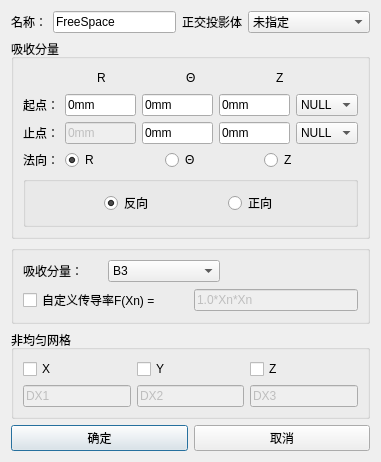
<?xml version="1.0" encoding="UTF-8"?>
<ui version="4.0">
 <class>Dialog_FreeDlg</class>
 <widget class="QDialog" name="Dialog_FreeDlg">
  <property name="windowModality">
   <enum>Qt::ApplicationModal</enum>
  </property>
  <property name="geometry">
   <rect>
    <x>0</x>
    <y>0</y>
    <width>381</width>
    <height>448</height>
   </rect>
  </property>
  <property name="minimumSize">
   <size>
    <width>0</width>
    <height>0</height>
   </size>
  </property>
  <property name="maximumSize">
   <size>
    <width>16777215</width>
    <height>16777215</height>
   </size>
  </property>
  <property name="windowTitle">
   <string>吸收边界</string>
  </property>
  <layout class="QGridLayout" name="gridLayout">
   <item row="0" column="0">
    <layout class="QHBoxLayout" name="horizontalLayout">
     <item>
      <widget class="QLabel" name="Label_Name">
       <property name="sizePolicy">
        <sizepolicy hsizetype="Fixed" vsizetype="Fixed">
         <horstretch>0</horstretch>
         <verstretch>0</verstretch>
        </sizepolicy>
       </property>
       <property name="text">
        <string>名称：</string>
       </property>
      </widget>
     </item>
     <item>
      <widget class="QLineEdit" name="LineEdit_Name">
       <property name="sizePolicy">
        <sizepolicy hsizetype="Preferred" vsizetype="Fixed">
         <horstretch>0</horstretch>
         <verstretch>0</verstretch>
        </sizepolicy>
       </property>
       <property name="text">
        <string>FreeSpace</string>
       </property>
      </widget>
     </item>
     <item>
      <widget class="QLabel" name="Label_Shadow">
       <property name="sizePolicy">
        <sizepolicy hsizetype="Fixed" vsizetype="Preferred">
         <horstretch>0</horstretch>
         <verstretch>0</verstretch>
        </sizepolicy>
       </property>
       <property name="text">
        <string>正交投影体</string>
       </property>
      </widget>
     </item>
     <item>
      <widget class="StyledComboBox" name="ComboBox_Shadow">
       <property name="enabled">
        <bool>true</bool>
       </property>
       <property name="maximumSize">
        <size>
         <width>16777215</width>
         <height>16777215</height>
        </size>
       </property>
       <item>
        <property name="text">
         <string>未指定</string>
        </property>
       </item>
      </widget>
     </item>
    </layout>
   </item>
   <item row="1" column="0">
    <widget class="QGroupBox" name="groupBox_Port">
     <property name="sizePolicy">
      <sizepolicy hsizetype="Preferred" vsizetype="Preferred">
       <horstretch>0</horstretch>
       <verstretch>0</verstretch>
      </sizepolicy>
     </property>
     <property name="title">
      <string>吸收分量</string>
     </property>
     <property name="flat">
      <bool>true</bool>
     </property>
     <layout class="QGridLayout" name="gridLayout_4">
      <item row="1" column="0">
       <layout class="QHBoxLayout" name="horizontalLayout_start">
        <item>
         <widget class="QLabel" name="label_start">
          <property name="text">
           <string>起点：</string>
          </property>
         </widget>
        </item>
        <item>
         <widget class="QLineEdit" name="LineEdit_start_x">
          <property name="text">
           <string>0mm</string>
          </property>
         </widget>
        </item>
        <item>
         <widget class="QLineEdit" name="LineEdit_start_y">
          <property name="text">
           <string>0mm</string>
          </property>
         </widget>
        </item>
        <item>
         <widget class="QLineEdit" name="LineEdit_start_z">
          <property name="text">
           <string>0mm</string>
          </property>
         </widget>
        </item>
        <item>
         <widget class="StyledComboBox" name="ComboBox_start">
          <property name="sizePolicy">
           <sizepolicy hsizetype="Expanding" vsizetype="Fixed">
            <horstretch>0</horstretch>
            <verstretch>0</verstretch>
           </sizepolicy>
          </property>
          <item>
           <property name="text">
            <string>NULL</string>
           </property>
          </item>
         </widget>
        </item>
       </layout>
      </item>
      <item row="5" column="0">
       <layout class="QHBoxLayout" name="horizontalLayout_2">
        <item>
         <widget class="QLabel" name="label">
          <property name="sizePolicy">
           <sizepolicy hsizetype="Fixed" vsizetype="Preferred">
            <horstretch>0</horstretch>
            <verstretch>0</verstretch>
           </sizepolicy>
          </property>
          <property name="text">
           <string>法向：</string>
          </property>
         </widget>
        </item>
        <item>
         <widget class="QRadioButton" name="radioButton_x">
          <property name="text">
           <string>R</string>
          </property>
          <property name="checked">
           <bool>true</bool>
          </property>
         </widget>
        </item>
        <item>
         <widget class="QRadioButton" name="radioButton_y">
          <property name="text">
           <string>Θ</string>
          </property>
         </widget>
        </item>
        <item>
         <widget class="QRadioButton" name="radioButton_z">
          <property name="text">
           <string>Z</string>
          </property>
         </widget>
        </item>
       </layout>
      </item>
      <item row="3" column="0">
       <layout class="QHBoxLayout" name="horizontalLayout_end">
        <item>
         <widget class="QLabel" name="label_end">
          <property name="text">
           <string>止点：</string>
          </property>
         </widget>
        </item>
        <item>
         <widget class="QLineEdit" name="LineEdit_end_x">
          <property name="enabled">
           <bool>false</bool>
          </property>
          <property name="text">
           <string>0mm</string>
          </property>
         </widget>
        </item>
        <item>
         <widget class="QLineEdit" name="LineEdit_end_y">
          <property name="text">
           <string>0mm</string>
          </property>
         </widget>
        </item>
        <item>
         <widget class="QLineEdit" name="LineEdit_end_z">
          <property name="text">
           <string>0mm</string>
          </property>
         </widget>
        </item>
        <item>
         <widget class="StyledComboBox" name="ComboBox_end">
          <property name="sizePolicy">
           <sizepolicy hsizetype="Expanding" vsizetype="Fixed">
            <horstretch>0</horstretch>
            <verstretch>0</verstretch>
           </sizepolicy>
          </property>
          <item>
           <property name="text">
            <string>NULL</string>
           </property>
          </item>
         </widget>
        </item>
       </layout>
      </item>
      <item row="0" column="0">
       <layout class="QHBoxLayout" name="horizontalLayout_5">
        <item>
         <spacer name="horizontalSpacer_4">
          <property name="orientation">
           <enum>Qt::Horizontal</enum>
          </property>
          <property name="sizeHint" stdset="0">
           <size>
            <width>40</width>
            <height>20</height>
           </size>
          </property>
         </spacer>
        </item>
        <item>
         <widget class="QLabel" name="label_X">
          <property name="text">
           <string>R</string>
          </property>
         </widget>
        </item>
        <item>
         <spacer name="horizontalSpacer_5">
          <property name="orientation">
           <enum>Qt::Horizontal</enum>
          </property>
          <property name="sizeHint" stdset="0">
           <size>
            <width>40</width>
            <height>20</height>
           </size>
          </property>
         </spacer>
        </item>
        <item>
         <widget class="QLabel" name="label_Y">
          <property name="text">
           <string>Θ</string>
          </property>
         </widget>
        </item>
        <item>
         <spacer name="horizontalSpacer_6">
          <property name="orientation">
           <enum>Qt::Horizontal</enum>
          </property>
          <property name="sizeHint" stdset="0">
           <size>
            <width>40</width>
            <height>20</height>
           </size>
          </property>
         </spacer>
        </item>
        <item>
         <widget class="QLabel" name="label_Z">
          <property name="text">
           <string>Z</string>
          </property>
         </widget>
        </item>
        <item>
         <spacer name="horizontalSpacer_7">
          <property name="orientation">
           <enum>Qt::Horizontal</enum>
          </property>
          <property name="sizeHint" stdset="0">
           <size>
            <width>40</width>
            <height>20</height>
           </size>
          </property>
         </spacer>
        </item>
       </layout>
      </item>
      <item row="4" column="0">
       <spacer name="verticalSpacer_18">
        <property name="orientation">
         <enum>Qt::Vertical</enum>
        </property>
        <property name="sizeHint" stdset="0">
         <size>
          <width>20</width>
          <height>40</height>
         </size>
        </property>
       </spacer>
      </item>
      <item row="2" column="0">
       <spacer name="verticalSpacer_17">
        <property name="orientation">
         <enum>Qt::Vertical</enum>
        </property>
        <property name="sizeHint" stdset="0">
         <size>
          <width>20</width>
          <height>40</height>
         </size>
        </property>
       </spacer>
      </item>
      <item row="6" column="0">
       <widget class="QGroupBox" name="groupBox_2">
        <property name="sizePolicy">
         <sizepolicy hsizetype="Expanding" vsizetype="Expanding">
          <horstretch>0</horstretch>
          <verstretch>0</verstretch>
         </sizepolicy>
        </property>
        <property name="title">
         <string/>
        </property>
        <property name="flat">
         <bool>true</bool>
        </property>
        <layout class="QGridLayout" name="gridLayout_5">
         <item row="0" column="0">
          <layout class="QHBoxLayout" name="horizontalLayout_4">
           <item>
            <spacer name="horizontalSpacer">
             <property name="orientation">
              <enum>Qt::Horizontal</enum>
             </property>
             <property name="sizeHint" stdset="0">
              <size>
               <width>40</width>
               <height>20</height>
              </size>
             </property>
            </spacer>
           </item>
           <item>
            <widget class="QRadioButton" name="radioButton_opposite">
             <property name="text">
              <string>反向</string>
             </property>
             <property name="checked">
              <bool>true</bool>
             </property>
            </widget>
           </item>
           <item>
            <spacer name="horizontalSpacer_3">
             <property name="orientation">
              <enum>Qt::Horizontal</enum>
             </property>
             <property name="sizeHint" stdset="0">
              <size>
               <width>40</width>
               <height>20</height>
              </size>
             </property>
            </spacer>
           </item>
           <item>
            <widget class="QRadioButton" name="radioButton_forward">
             <property name="text">
              <string>正向</string>
             </property>
            </widget>
           </item>
           <item>
            <spacer name="horizontalSpacer_2">
             <property name="orientation">
              <enum>Qt::Horizontal</enum>
             </property>
             <property name="sizeHint" stdset="0">
              <size>
               <width>40</width>
               <height>20</height>
              </size>
             </property>
            </spacer>
           </item>
          </layout>
         </item>
        </layout>
       </widget>
      </item>
     </layout>
    </widget>
   </item>
   <item row="2" column="0">
    <widget class="QGroupBox" name="groupBox_Port2">
     <property name="title">
      <string/>
     </property>
     <property name="flat">
      <bool>true</bool>
     </property>
     <layout class="QGridLayout" name="gridLayout_3">
      <item row="0" column="0">
       <widget class="QLabel" name="label_2">
        <property name="text">
         <string>吸收分量：</string>
        </property>
       </widget>
      </item>
      <item row="1" column="2" colspan="2">
       <widget class="QLineEdit" name="LineEdit_vport">
        <property name="enabled">
         <bool>false</bool>
        </property>
        <property name="text">
         <string>1.0*Xn*Xn</string>
        </property>
       </widget>
      </item>
      <item row="0" column="1" colspan="2">
       <widget class="StyledComboBox" name="ComboBox_Absorption">
        <property name="sizePolicy">
         <sizepolicy hsizetype="Maximum" vsizetype="Fixed">
          <horstretch>0</horstretch>
          <verstretch>0</verstretch>
         </sizepolicy>
        </property>
        <property name="currentIndex">
         <number>7</number>
        </property>
        <property name="maxCount">
         <number>8</number>
        </property>
        <property name="modelColumn">
         <number>0</number>
        </property>
        <item>
         <property name="text">
          <string>TRANSVERSE</string>
         </property>
        </item>
        <item>
         <property name="text">
          <string>ALL</string>
         </property>
        </item>
        <item>
         <property name="text">
          <string>E1</string>
         </property>
        </item>
        <item>
         <property name="text">
          <string>E2</string>
         </property>
        </item>
        <item>
         <property name="text">
          <string>E3</string>
         </property>
        </item>
        <item>
         <property name="text">
          <string>B1</string>
         </property>
        </item>
        <item>
         <property name="text">
          <string>B2</string>
         </property>
        </item>
        <item>
         <property name="text">
          <string>B3</string>
         </property>
        </item>
       </widget>
      </item>
      <item row="1" column="0" colspan="2">
       <widget class="QCheckBox" name="checkBox_vport">
        <property name="text">
         <string>自定义传导率F(Xn) =</string>
        </property>
       </widget>
      </item>
     </layout>
    </widget>
   </item>
   <item row="3" column="0">
    <widget class="QGroupBox" name="groupBox">
     <property name="title">
      <string>非均匀网格</string>
     </property>
     <layout class="QGridLayout" name="gridLayout_2">
      <item row="0" column="0">
       <spacer name="verticalSpacer_8">
        <property name="orientation">
         <enum>Qt::Vertical</enum>
        </property>
        <property name="sizeHint" stdset="0">
         <size>
          <width>20</width>
          <height>40</height>
         </size>
        </property>
       </spacer>
      </item>
      <item row="4" column="0">
       <spacer name="verticalSpacer_10">
        <property name="orientation">
         <enum>Qt::Vertical</enum>
        </property>
        <property name="sizeHint" stdset="0">
         <size>
          <width>20</width>
          <height>40</height>
         </size>
        </property>
       </spacer>
      </item>
      <item row="1" column="0">
       <layout class="QHBoxLayout" name="horizontalLayout_8">
        <item>
         <widget class="QCheckBox" name="checkBox_x">
          <property name="text">
           <string>X</string>
          </property>
         </widget>
        </item>
        <item>
         <widget class="QCheckBox" name="checkBox_y">
          <property name="text">
           <string>Y</string>
          </property>
         </widget>
        </item>
        <item>
         <widget class="QCheckBox" name="checkBox_z">
          <property name="text">
           <string>Z</string>
          </property>
         </widget>
        </item>
       </layout>
      </item>
      <item row="3" column="0">
       <layout class="QHBoxLayout" name="horizontalLayout_9">
        <item>
         <widget class="QLineEdit" name="LineEdit_DX1">
          <property name="enabled">
           <bool>false</bool>
          </property>
          <property name="text">
           <string>DX1</string>
          </property>
         </widget>
        </item>
        <item>
         <widget class="QLineEdit" name="LineEdit_DX2">
          <property name="enabled">
           <bool>false</bool>
          </property>
          <property name="text">
           <string>DX2</string>
          </property>
         </widget>
        </item>
        <item>
         <widget class="QLineEdit" name="LineEdit_DX3">
          <property name="enabled">
           <bool>false</bool>
          </property>
          <property name="text">
           <string>DX3</string>
          </property>
         </widget>
        </item>
       </layout>
      </item>
      <item row="2" column="0">
       <spacer name="verticalSpacer_11">
        <property name="orientation">
         <enum>Qt::Vertical</enum>
        </property>
        <property name="sizeHint" stdset="0">
         <size>
          <width>20</width>
          <height>40</height>
         </size>
        </property>
       </spacer>
      </item>
     </layout>
    </widget>
   </item>
   <item row="4" column="0">
    <layout class="QHBoxLayout" name="horizontalLayout_11">
     <item>
      <widget class="QPushButton" name="pb_ok">
       <property name="text">
        <string>确定</string>
       </property>
      </widget>
     </item>
     <item>
      <widget class="QPushButton" name="pb_cancel">
       <property name="text">
        <string>取消</string>
       </property>
      </widget>
     </item>
    </layout>
   </item>
  </layout>
 </widget>
 <customwidgets>
  <customwidget>
   <class>StyledComboBox</class>
   <extends>QComboBox</extends>
   <header>StyledComboBox.h</header>
  </customwidget>
 </customwidgets>
 <tabstops>
  <tabstop>pb_ok</tabstop>
  <tabstop>pb_cancel</tabstop>
  <tabstop>LineEdit_Name</tabstop>
  <tabstop>ComboBox_Shadow</tabstop>
  <tabstop>LineEdit_start_x</tabstop>
  <tabstop>LineEdit_start_y</tabstop>
  <tabstop>LineEdit_start_z</tabstop>
  <tabstop>ComboBox_start</tabstop>
  <tabstop>LineEdit_end_x</tabstop>
  <tabstop>LineEdit_end_y</tabstop>
  <tabstop>LineEdit_end_z</tabstop>
  <tabstop>ComboBox_end</tabstop>
  <tabstop>radioButton_x</tabstop>
  <tabstop>radioButton_y</tabstop>
  <tabstop>radioButton_z</tabstop>
  <tabstop>radioButton_opposite</tabstop>
  <tabstop>radioButton_forward</tabstop>
  <tabstop>ComboBox_Absorption</tabstop>
  <tabstop>checkBox_vport</tabstop>
  <tabstop>LineEdit_vport</tabstop>
  <tabstop>checkBox_x</tabstop>
  <tabstop>checkBox_y</tabstop>
  <tabstop>checkBox_z</tabstop>
  <tabstop>LineEdit_DX1</tabstop>
  <tabstop>LineEdit_DX2</tabstop>
  <tabstop>LineEdit_DX3</tabstop>
 </tabstops>
 <resources/>
 <connections/>
</ui>
